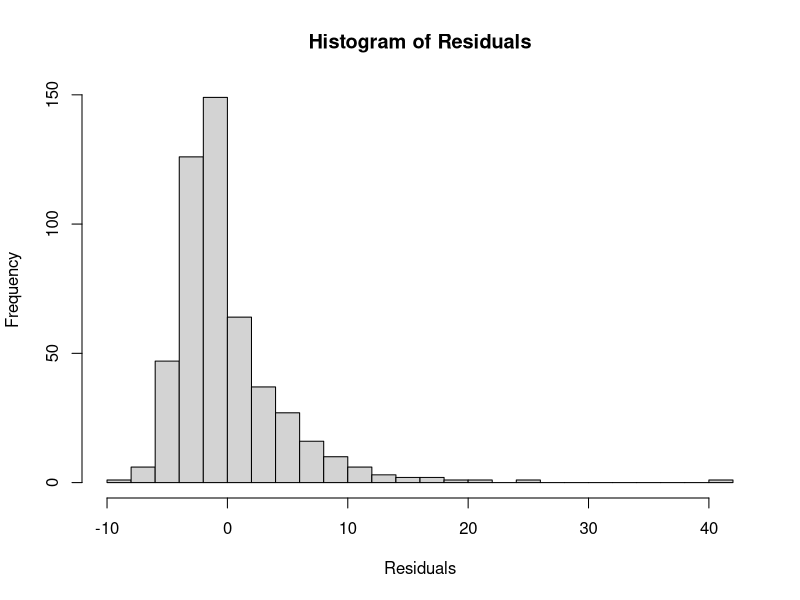
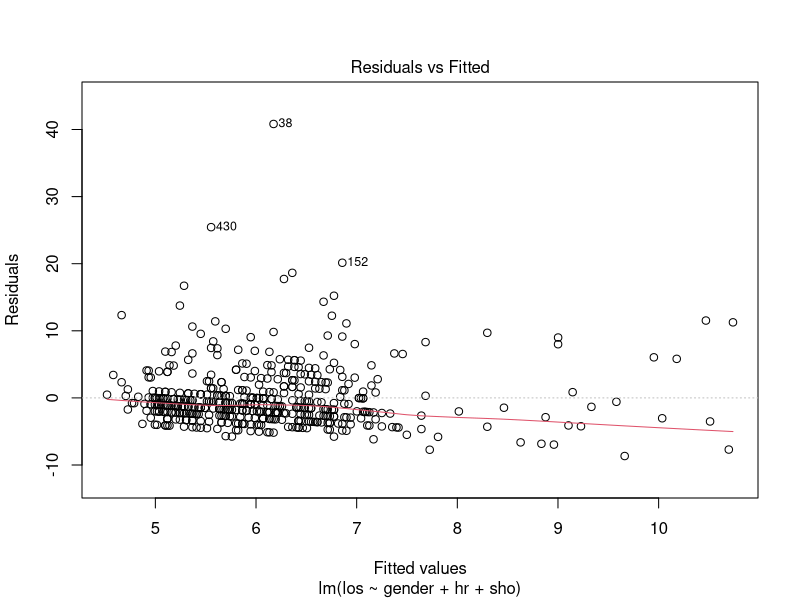

Reproduce these figures in R, in order.
## ---- chunk 1
library(haven)   # for reading SPSS files
library(dplyr)   # for data manipulation
library(ggplot2) # for data visualization
library(car)    # for calculating type-III ANOVA tables

# Load the dataset
whas <- read_sav("datasets/whas500.sav")

# Convert labeled variables to factors
whas <- whas %>%
  mutate(across(where(is.labelled), as_factor))
## ---- chunk 2
initial_model <- lm(los ~ age + gender + hr + sysbp + diasbp + bmi + cvd + sho, data = whas)
summary(initial_model)
## ---- chunk 3
# Obtain the Type III ANOVA table
Anova(initial_model, type = "III")
## ---- chunk 4
final_model <- lm(los ~ gender + hr + sho, data = whas)
summary(final_model)
## ---- chunk 5
# Histogram of residuals
hist(residuals(final_model), main = "Histogram of Residuals", xlab = "Residuals", 20)

# Scatterplot of fitted values vs. residuals
plot(final_model, which = 1)
## ---- chunk 6
#| echo: true

library(MASS)
fit <- lm(los ~ age + gender + hr + sysbp + diasbp + bmi + cvd + sho, data = whas)
step_model <- stepAIC(fit, direction = "backward")
summary(step_model)
